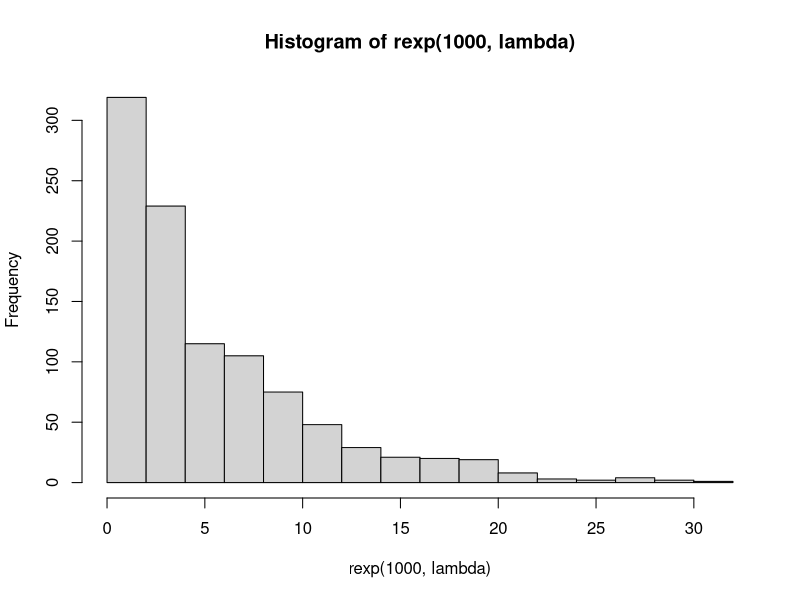
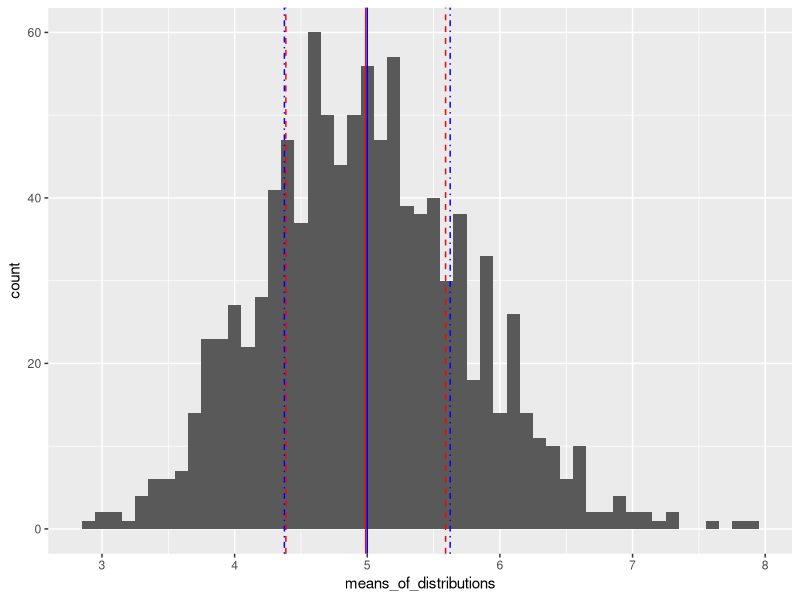
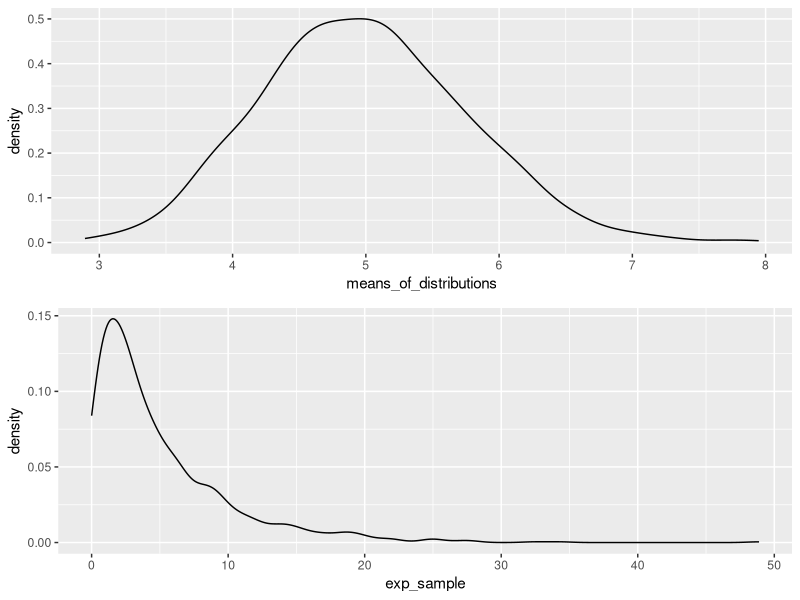

Recreate these plots in R, in order.
## ---- chunk 1
knitr::opts_chunk$set(echo = TRUE)
require(gridExtra)
## ---- chunk 2
lambda <- 0.2
n <- 1000
hist(rexp(1000, lambda))
## ---- chunk 3
lambda <- 0.2
no_of_simulations <- 1000
no_of_exponentials <- 40
distribution_matrix <- matrix(rexp(no_of_simulations * no_of_exponentials, lambda),
                              ncol = no_of_exponentials, nrow = no_of_simulations)
## ---- chunk 4
library(ggplot2)

means_of_distributions <- apply(distribution_matrix, 1, mean)

sample_mean <- mean(means_of_distributions)
theoretical_mean <- 1/lambda

sample_variance <- var(means_of_distributions)
theoretical_variance <- 1/(lambda^2 * no_of_exponentials)
## ---- chunk 5
means_plot <- ggplot(data.frame(means_of_distributions), aes(means_of_distributions)) + geom_histogram(binwidth = 0.1)
means_plot <- means_plot + geom_vline(xintercept =  sample_mean , col='red') + geom_vline(xintercept = theoretical_mean, col='blue')
means_plot <- means_plot + geom_vline(xintercept =  sample_mean - sample_variance , col='red', linetype = 'dashed')
means_plot <- means_plot + geom_vline(xintercept =  sample_mean + sample_variance , col='red', linetype = 'dashed')
means_plot <- means_plot + geom_vline(xintercept =  theoretical_mean - theoretical_variance , col='blue', linetype = 'dotdash')
means_plot <- means_plot + geom_vline(xintercept =  theoretical_mean + theoretical_variance , col='blue', linetype = 'dotdash')
means_plot
## ---- chunk 6
means_plot <- ggplot(data.frame(means_of_distributions), aes(means_of_distributions)) + geom_density()
exp_sample <- rexp(1000, lambda)
exp_plot <- ggplot(data.frame(exp_sample),  aes(exp_sample)) + geom_density()

grid.arrange(means_plot, exp_plot, nrow=2)
